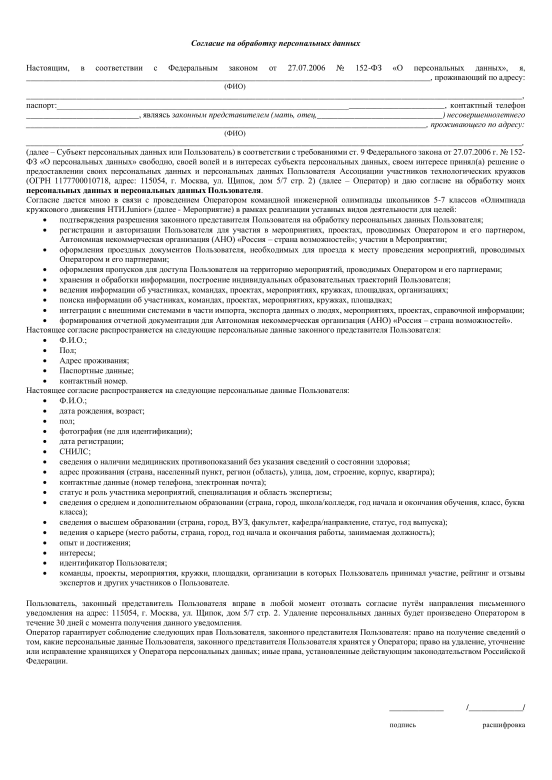
#> input picture default.jpg, 1654 x 2339 px (shown at 1/3 size)
$ python test4.py   (older library calls are emulated)
#> lines starting #> are read from the running program, lines starting #| are printed output that depends on the picture; after the words box and inside, x2 and y2 are one past the last pixel; in counts of white or black regions, pixels touching at a corner belong together
import cv2
import cv2.xfeatures2d as cv # only for the new version
import numpy as np
from matplotlib import pyplot as plt
import glob
from math import sqrt
import json


def SIFT(img1, img2):
    sift = cv.SIFT_create()
    kp1, des1 = sift.detectAndCompute(img1, None)
    kp2, des2 = sift.detectAndCompute(img2, None)
    return des1, des2, kp1, kp2


def SURF(img1, img2):
    surf = cv.SURF_create()
    kp1, des1 = surf.detectAndCompute(img1, None)
    kp2, des2 = surf.detectAndCompute(img2, None)
    return des1, des2, kp1, kp2


def BFMatch(des1, des2, kp1, kp2):
    bf = cv2.BFMatcher()
    matches = bf.knnMatch(des1,des2, k=2)

    good1 = []
    try:
        for m,n in matches:
            if m.distance < 0.75*n.distance:
                good1.append([m])
    except ValueError:
        print("not enough matches")
        return None

    matches = bf.knnMatch(des2,des1, k=2)

    good2 = []
    try:
        for m,n in matches:
            if m.distance < 0.75*n.distance:
                good2.append([m])
    except ValueError:
        print("not enough matches")
        return None

    good=[]
    for i in good1:
        img1_id1=i[0].queryIdx
        img2_id1=i[0].trainIdx
        (x1,y1)=kp1[img1_id1].pt
        (x2,y2)=kp2[img2_id1].pt

        for j in good2:
            img1_id2=j[0].queryIdx
            img2_id2=j[0].trainIdx

            (a1,b1)=kp2[img1_id2].pt
            (a2,b2)=kp1[img2_id2].pt

            if (a1 == x2 and b1 == y2) and (a2 == x1 and b2 == y1):
                good.append(i[0])
    return good


def FlannMatch(des1, des2):
    FLANN_INDEX_KDTREE = 0
    index_params = dict(algorithm = FLANN_INDEX_KDTREE, trees = 5)
    search_params = dict(checks = 50)

    flann = cv2.FlannBasedMatcher(index_params, search_params)
    matches = flann.knnMatch(des1,des2,k=2)

    good = []
    for m,n in matches:
        if m.distance < 0.7*n.distance:
            good.append(m)
    return good


def verify_blank(good, min_match):
    if len(good)>min_match:
        print("Correct black. Number of matches: " + str(len(good)))
        return True
    else:
        print("Wrong blank! Not enough matches are found - %d/%d" % (len(good),min_match))
        return False


def transform(img2, good, kp1, kp2):
    src_pts = np.float32([ kp1[m.queryIdx].pt for m in good ]).reshape(-1,1,2)
    dst_pts = np.float32([ kp2[m.trainIdx].pt for m in good ]).reshape(-1,1,2)

    M, mask = cv2.findHomography(src_pts, dst_pts, cv2.RANSAC,5.0)
    matchesMask = mask.ravel().tolist()

    h,w = img1.shape
    pts = np.float32([ [0,0],[0,h-1],[w-1,h-1],[w-1,0] ]).reshape(-1,1,2)
    dst = cv2.perspectiveTransform(pts,M)

    cropped = cv2.warpPerspective(img2, M, (w, h))

    img2 = cv2.polylines(img2,[np.int32(dst)],True,255,3, cv2.LINE_AA)
    return cropped, img2


def confirm_sign(sign):
    edges = cv2.Canny(sign,100,200)
    ret, thresh = cv2.threshold(edges, 127, 255, 0)
    blur = cv2.blur(thresh,(7,7))
    _, contours, hierarchy = cv2.findContours(blur, cv2.RETR_TREE, cv2.CHAIN_APPROX_SIMPLE)
    cv2.drawContours(sign, contours, -1, (0,255,0), 1)
    #length = 0
    #for cnt in contours:
    #    length += cv2.arcLength(cnt, False)
    if len(contours) > 0:
        contour_area = max([cv2.contourArea(cnt) for cnt in contours])
    else:
        contour_area = 0
    print("sign area: " + str(contour_area))
    cv2.imshow('sign', sign)
    if contour_area > 500:
        return True
    else:
        return False


def_h = 750 # image resolution (y axis)
min_match = 50 # min number of matches

# set window size
cv2.namedWindow("window", cv2.WINDOW_NORMAL)
cv2.resizeWindow('window', int(640*2/3), 640)

# load default clear blank
default_img_name = "default.jpg"
img1 = cv2.imread(default_img_name, 0)
#> img1 is the input picture: shape (2339, 1654); min 0, max 255, mean 241.2
img1 = cv2.resize(img1, (int(def_h*2/3), def_h))
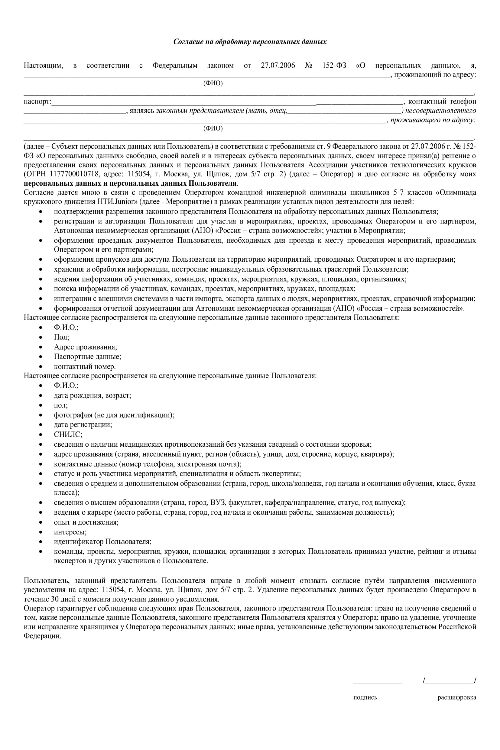
#> img1: shape (750, 500); min 0, max 255, mean 240.5

# user uploaded images
folder = "photos/"
file_names = glob.glob(folder + '*.jpg')
#print(file_names)

for i in range(len(file_names)):
    img2 = cv2.imread(file_names[i], 0)
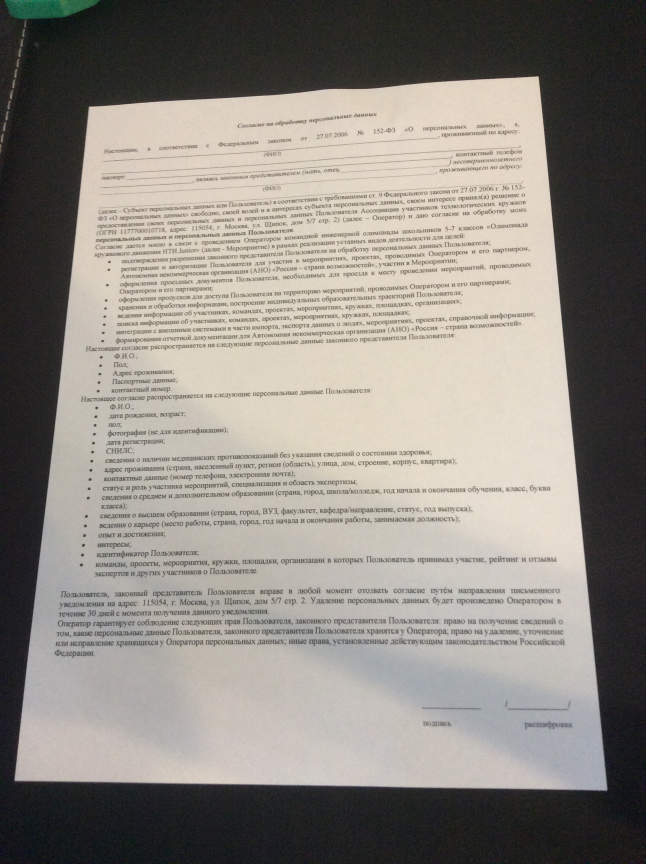
#> input picture photos/IMG_2068_empty.JPG, 1936 x 2592 px (shown at 1/3 size)
#> img2: shape (2592, 1936); min 0, max 231, mean 137.1
    img2 = cv2.resize(img2, (int(def_h*2/3), def_h))
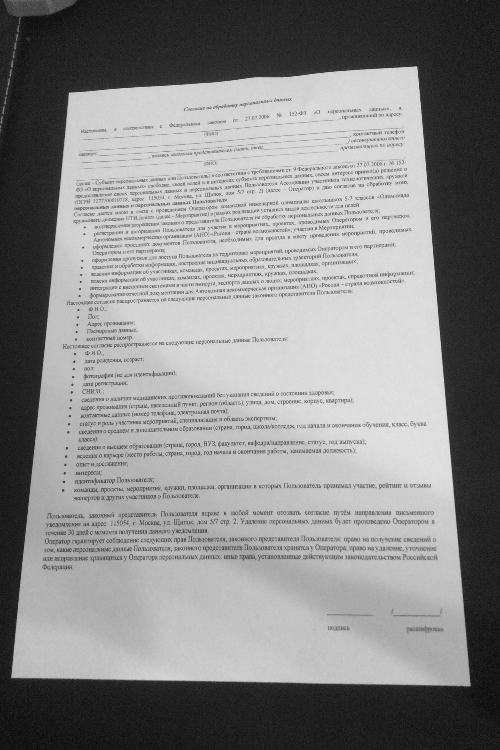
#> img2: shape (750, 500); min 5, max 228, mean 137

    des1, des2, kp1, kp2 = SIFT(img2, img1)
#> in SIFT, `kp1, des1 = sift.detectAndCompute(img1, None)`: kp1 = 1560 keypoints; strongest (x, y, size): (368, 118, 81.3), (116, 136, 74.4), (458, 675, 17.6), (268, 281, 1.9)
#> in SIFT, `kp2, des2 = sift.detectAndCompute(img2, None)`: kp2 = 2030 keypoints; strongest (x, y, size): (40, 522, 1.9), (40, 541, 1.9), (40, 259, 1.9), (40, 473, 1.9)
    good = BFMatch(des1, des2, kp1, kp2)
#> in BFMatch, `matches = bf.knnMatch(des1,des2, k=2)`: matches = 1560 matches
#> after the loop in BFMatch, `for m,n in matches:`: good1 = 114 matches
#> in BFMatch, `matches = bf.knnMatch(des2,des1, k=2)`: matches = 2030 matches
#> after the loop in BFMatch, `for m,n in matches:`: good2 = 143 matches
#> the loop in BFMatch, `for i in good1:` made 114 passes
#> (img1_id1, img2_id1, x1, y1, x2, y2) on passes 1 to 12: (29, 332, 62.64, 550.1, 68.89, 201.7), (30, 333, 62.64, 550.1, 68.89, 201.7), (73, 222, 77.66, 189.4, 56.05, 415.4), (78, 14, 78.27, 211, 29.55, 187.8), (85, 26, 80.28, 208.5, 32.87, 184), (119, 276, 87.96, 387.3, 60.91, 488.1), (128, 208, 88.65, 299.3, 53.53, 313.5), (132, 238, 89.37, 327.1, 56.88, 350.9), (140, 268, 89.79, 349.6, 60.03, 322.2), (141, 274, 90.03, 357.2, 60.44, 390.4), (143, 227, 90.13, 309.3, 56.27, 326.6), (144, 228, 90.13, 309.3, 56.27, 326.6)
#> after the loop in BFMatch, `for i in good1:`: good = 96 matches
#> good = 96 matches
    ok = verify_blank(good, min_match)
#| Correct black. Number of matches: 96
#> ok = True
    print("(" + file_names[i] + ")")
    if ok:
        cropped, original = transform(img2, good, kp1, kp2)
#> in transform, `src_pts = np.float32([ kp1[m.queryIdx].pt for m in good ]).reshape(-1,..`: src_pts = 96 rows, first 8: [62.64, 550.1], [62.64, 550.1], [62.64, 550.1], [62.64, 550.1], [78.27, 211], [80.28, 208.5], [88.65, 299.3], [89.37, 327.1]
#> in transform, `dst_pts = np.float32([ kp2[m.trainIdx].pt for m in good ]).reshape(-1,..`: dst_pts = 96 rows, first 8: [68.89, 201.7], [68.89, 201.7], [68.89, 201.7], [68.89, 201.7], [29.55, 187.8], [32.87, 184], [53.53, 313.5], [56.88, 350.9]
#> in transform, `M, mask = cv2.findHomography(src_pts, dst_pts, cv2.RANSAC,5.0)`: M = [[1.64, 0.15, -126.8], [0.142, 1.8, -179.5], [0.000224, 0.000565, 1]]; mask = 96 values, max 1 at index 4, min 0 at index 0, mean 0.823
#> in transform, `matchesMask = mask.ravel().tolist()`: matchesMask has the same summary as mask
#> in transform, `dst = cv2.perspectiveTransform(pts,M)`: dst = [[-126.8, -179.5], [-10.1, 822.5], [524.1, 809], [622.5, -97.7]]
#> in transform, `cropped = cv2.warpPerspective(img2, M, (w, h))`:
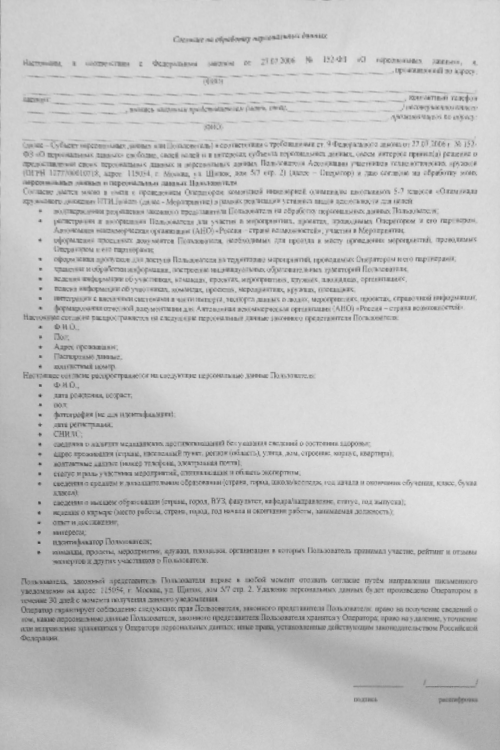
#> cropped: shape (750, 500); min 65, max 227, mean 194.2
        sign = cropped[650:690, 350:400] # attention: format [y1:y2, x1:x2]
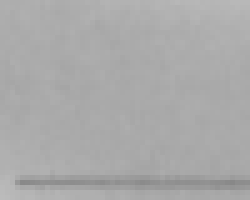
#> sign: shape (40, 50) (shown 5 times larger); min 136, max 187, mean 169.9
        confirmed = confirm_sign(sign)
#> in confirm_sign, `edges = cv2.Canny(sign,100,200)`: edges: shape (40, 50); every value is 0
#> in confirm_sign, `_, contours, hierarchy = cv2.findContours(blur, cv2.RETR_TREE, cv2.CHA..`: contours = []
#> confirmed = False
        if confirmed:
            print("Sign confirmed")
        else:
            print("Bad sign")
        cv2.rectangle(cropped, (350, 650), (400, 690), (0, 0, 255), 2)
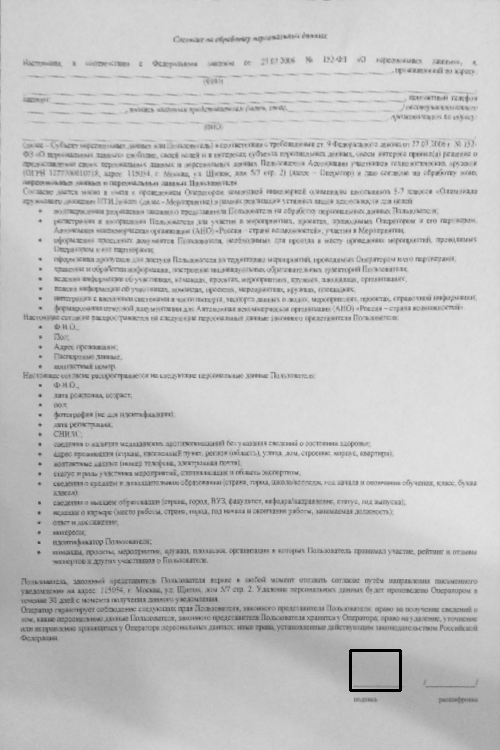
#> cropped: shape (750, 500); 0.14% of pixels changed, all inside (x1, y1, x2, y2) = (349, 649, 402, 692)
        cv2.imshow('window', cropped)
    else:
        cv2.imshow('window', img2)

    """
    combo = cv2.addWeighted(img1,0.5,img2,0.5,0)
    for i in range(len(good)):
        img1_id1=i[0].queryIdx
        img2_id1=i[0].trainIdx
        (x1,y1)=kp1[img1_id1].pt
        (x2,y2)=kp2[img2_id1].pt
        cv2.line(combo, (int(x1), int(y1)), (int(x2), int(y2)), (0, 0, 255))
    """

    k = cv2.waitKey(0) & 0xff
#> (key q is pressed here)
    if k == ord('q'):
        exit()
#> (the program exits here)
